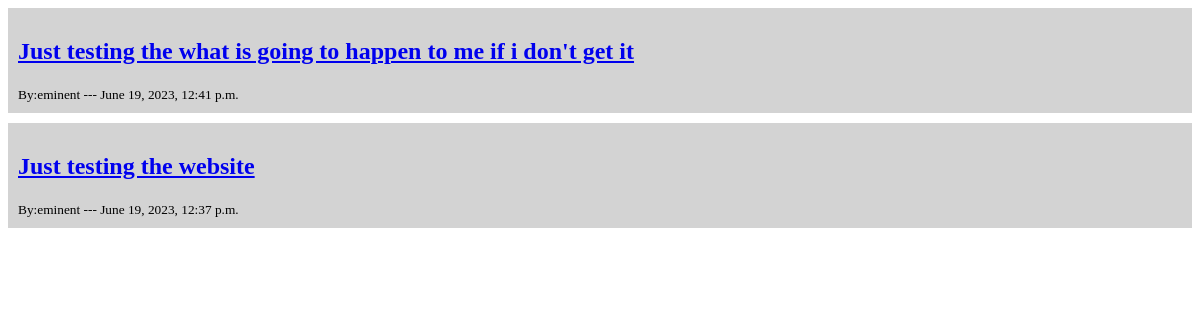
Page /blog/ on the earlier database version.
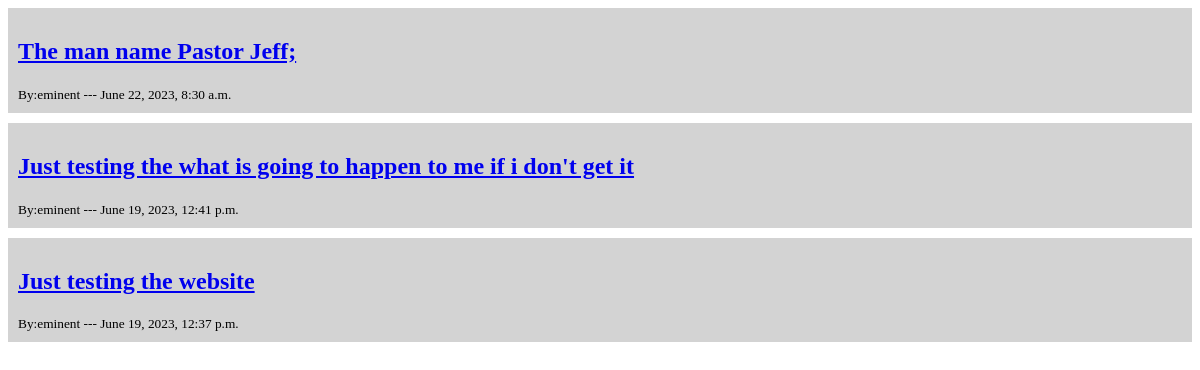
Same page on the later database version.
### Blog/models.py (models this page shows, shortened)
class Blog(models.Model):
    STATUS_CHOICE = (
        ("draft", "Draft"),
        ("publish", 'Publish')
    )
    author = models.ForeignKey(User, on_delete=models.CASCADE)
    title = models.CharField(max_length=250)
    slug = models.SlugField(max_length=250, unique_for_date='publish')
    categories = models.ManyToManyField(Category, blank=True)
    body = RichTextField(config_name= 'default', null=True, blank=True)
    picture = models.ImageField(upload_to=user_directory_path, null=True, blank=True)
    publish = models.DateTimeField(default=timezone.now)
    status = models.CharField(max_length=12, choices=STATUS_CHOICE, default='draft')
    minute_read = models.IntegerField(default=1)
    updated = models.DateTimeField(auto_now=True)
    created = models.DateTimeField(auto_now_add=True)
    like_count = models.IntegerField(default=0)
    class Meta:
        ordering = ('-publish',)
    def get_absolute_url(self):
        return reverse('blogDetails', args=[self.id, self.slug])

### Blog/views.py (the view)
# urls.py: path("", blogHomePage, name="blogHome"),
def blogHomePage(request):
    blogs = Blog.objects.all().filter(status="draft")
    context = {"blogs": blogs}
    return render(request, "Blog/blogHomePage.html", context)

### templates/Blog/blogHomePage.html (shortened to what this page needs)
<!DOCTYPE html>
<html lang="en">
<head>
</head>
<body>
    {% for blog in blogs %}
    <div>
        <a href="{{ blog.get_absolute_url }}">
            <h2>{{ blog.title }}</h2>
        </a>
        <small>By:{{ blog.author}} --- {{ blog.created }}</small>
    </div>
    {% endfor%}
</body>
</html>

Differences in the rows shown:
added Blog: title "The man name Pastor Jeff;", author "eminent", created "June 22, 2023, 8:30 a.m."
